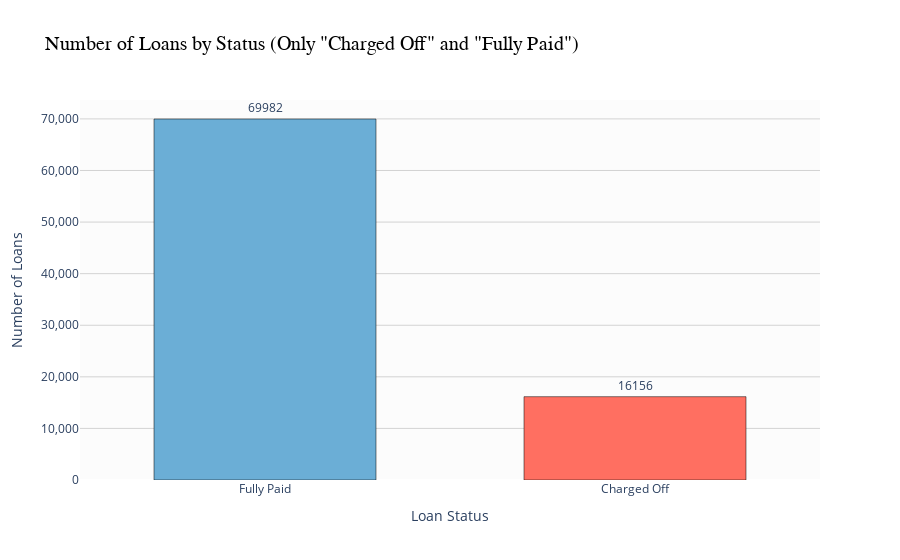

Notebook source saved alongside this figure:
### Markdown cell above
## You need to try to learn differences in the features between completed loans that have been fully paid or charged off. Don't consider loans that are current, don't meet the credit policy, defaulted, or have a missing status. So only keep the loans with status "Fully Paid" or "Charged Off." Count the number of each.

### Code cell
# Data Visualization
status_counts = dataset['loan_status'].value_counts().reset_index()
status_counts.columns = ['loan_status', 'count']
status_counts = status_counts[status_counts['loan_status'].isin(['Fully Paid', 'Charged Off'])]

custom_colors = {'Charged Off': '#FF6F61', 'Fully Paid': '#6BAED6'}

fig = px.bar(
    status_counts,
    x='loan_status',
    y='count',
    title='Number of Loans by Status (Only "Charged Off" and "Fully Paid")',
    labels={'loan_status': 'Loan Status', 'count': 'Number of Loans'},
    color='loan_status',
    color_discrete_map=custom_colors,  # Applying the custom color scheme
    text='count'
)

# Update trace and layout for a refined look.
fig.update_traces(
    textposition='outside',
    marker=dict(line=dict(color='black', width=0.5)),  # Border for bars
    width=0.6  # Adjust bar width
)
fig.update_layout(
    showlegend=False,
    xaxis_title='Loan Status',
    yaxis_title='Number of Loans',
    uniformtext_minsize=10,
    uniformtext_mode='show',
    title_font=dict(size=20, color='black', family='Arial'),  # Custom font and size
    yaxis=dict(showgrid=True, gridcolor='lightgrey', tickformat=','),
    plot_bgcolor='rgba(252, 252, 252, 1)'  
)

fig.show()

# With Modified Datasets
dataset_fully_paid_or_charged_off = dataset[(dataset['loan_status'] == 'Fully Paid') | (dataset['loan_status'] == 'Charged Off')].reset_index(drop=True)

nbr_paid = dataset[(dataset['loan_status'] == 'Fully Paid')].shape[0]
nbr_charged_off = dataset[(dataset['loan_status'] == 'Charged Off')].shape[0]
total = nbr_paid + nbr_charged_off

print('Number of fully paid loans : ' + str(nbr_paid) + ' or ' + str(round(nbr_paid/total*100, 2)) + '%')
print('Number of charged off loans : ' + str(nbr_charged_off) + ' or ' + str(round(nbr_charged_off/total*100, 2)) + '%')
print('Number of total observations : ' + str(dataset_fully_paid_or_charged_off.shape[0]))

### Figure 1 — Plotly figure (JSON) as saved in the notebook; plotly's stock layout.template omitted (floating-point values rounded to 4 significant figures)
{"data": [{"alignmentgroup": "True", "hovertemplate": "Loan Status=%{x}<br>Number of Loans=%{text}<extra></extra>", "legendgroup": "Fully Paid", "marker": {"color": "#6BAED6", "line": {"color": "black", "width": 0.5}, "pattern": {"shape": ""}}, "name": "Fully Paid", "offsetgroup": "Fully Paid", "orientation": "v", "showlegend": true, "text": [69982], "textposition": "outside", "type": "bar", "width": 0.6, "x": ["Fully Paid"], "xaxis": "x", "y": [69982], "yaxis": "y"}, {"alignmentgroup": "True", "hovertemplate": "Loan Status=%{x}<br>Number of Loans=%{text}<extra></extra>", "legendgroup": "Charged Off", "marker": {"color": "#FF6F61", "line": {"color": "black", "width": 0.5}, "pattern": {"shape": ""}}, "name": "Charged Off", "offsetgroup": "Charged Off", "orientation": "v", "showlegend": true, "text": [16156], "textposition": "outside", "type": "bar", "width": 0.6, "x": ["Charged Off"], "xaxis": "x", "y": [16156], "yaxis": "y"}], "layout": {"barmode": "relative", "legend": {"title": {"text": "Loan Status"}, "tracegroupgap": 0}, "plot_bgcolor": "rgba(252, 252, 252, 1)", "showlegend": false, "title": {"font": {"color": "black", "family": "Arial", "size": 20}, "text": "Number of Loans by Status (Only \"Charged Off\" and \"Fully Paid\")"}, "uniformtext": {"minsize": 10, "mode": "show"}, "xaxis": {"anchor": "y", "categoryarray": ["Fully Paid", "Charged Off"], "categoryorder": "array", "domain": [0, 1], "title": {"text": "Loan Status"}}, "yaxis": {"anchor": "x", "domain": [0, 1], "gridcolor": "lightgrey", "showgrid": true, "tickformat": ",", "title": {"text": "Number of Loans"}}}}
